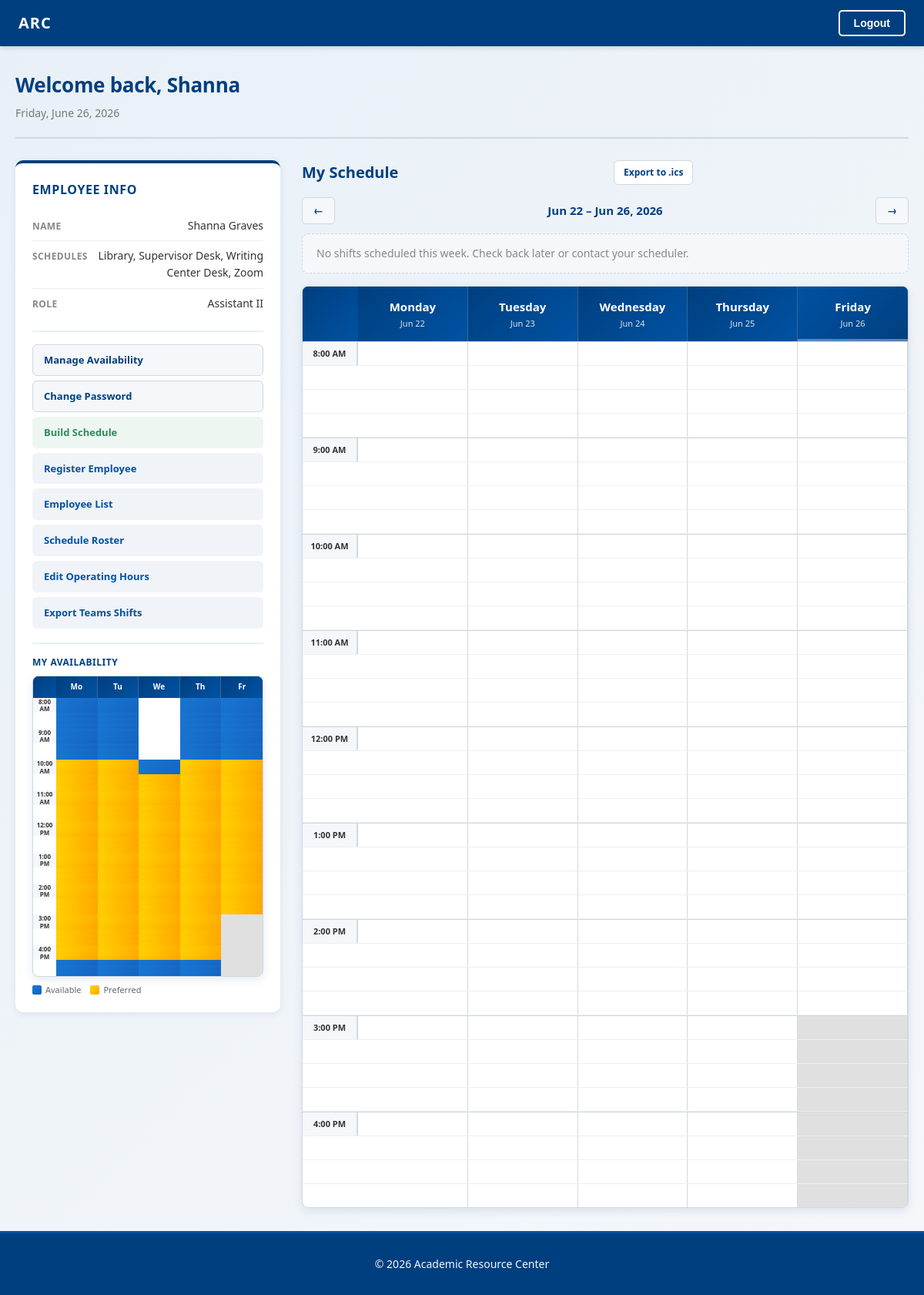
Before: / (signed in) with the older database file.
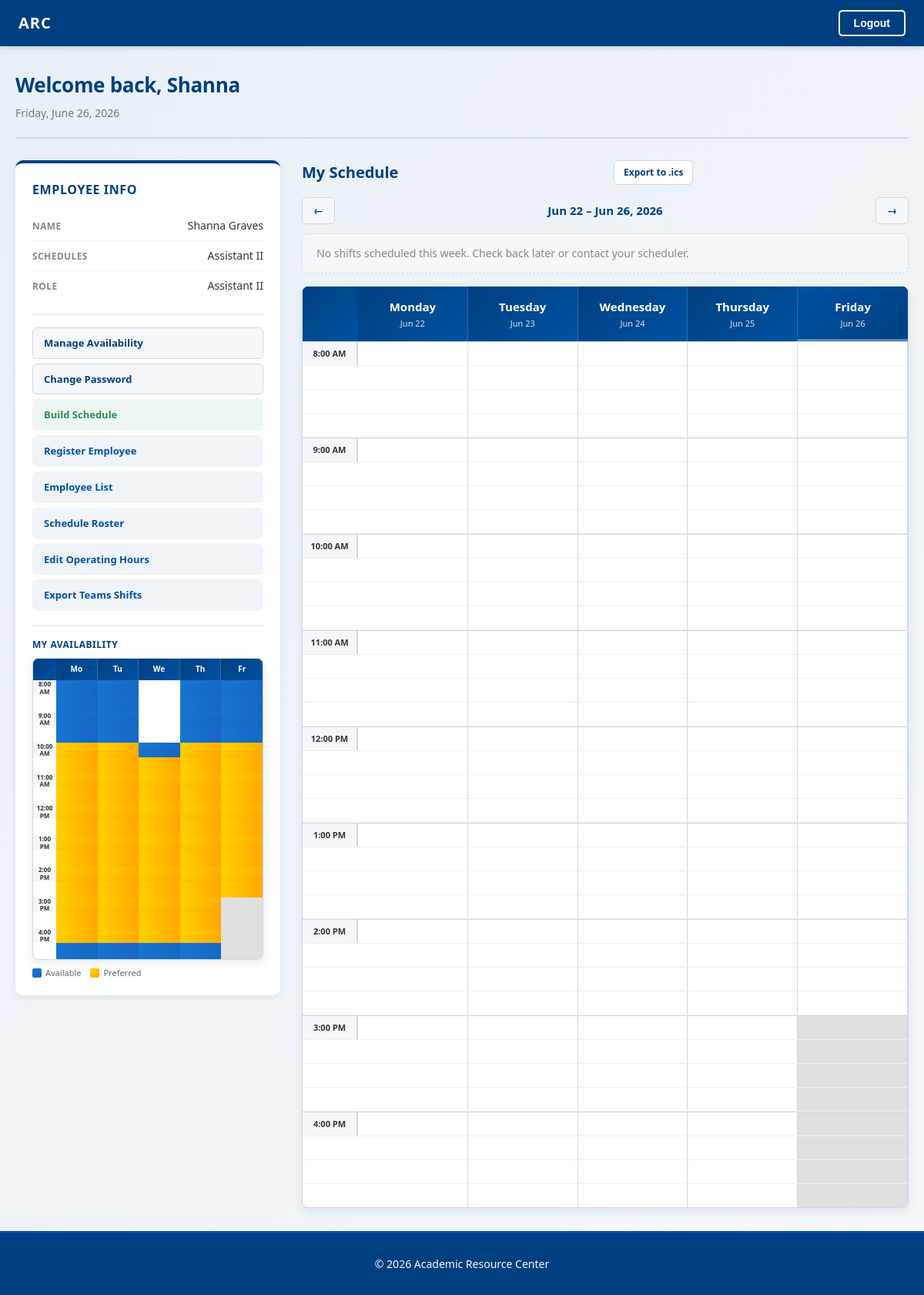
After: the same page with the newer database file.
### account/models.py (models this page shows)
class Employee(AbstractUser):
    class Role(models.TextChoices):
        ASSISTANT_I = 'ASSISTANT_I', 'Assistant I'
        ASSISTANT_II = 'ASSISTANT_II', 'Assistant II'
        TUTOR = 'TUTOR', 'Tutor'
    birthdate = models.DateField(null=True, blank=True)
    part_time = models.BooleanField(default=True)
    role = models.CharField(
        max_length=20,
        choices=Role.choices,
        default=Role.TUTOR,
    )
    is_admin = models.BooleanField(default=False)

### scheduling/models.py (models this page shows)
class Schedule(models.Model):
    name = models.CharField(max_length=100, unique=True)
    color = models.CharField(max_length=7, default='#003F7F')
    schedulers = models.ManyToManyField(
        settings.AUTH_USER_MODEL,
        blank=True,
        related_name='scheduler_of'
    )
    members = models.ManyToManyField(
        settings.AUTH_USER_MODEL,
        blank=True,
        related_name='member_of'
    )
    def __str__(self):
        return self.name

### dashboard/views.py (the view)
# urls.py: path('', views.dashboard, name='dashboard'),
@login_required
def dashboard(request):
    today = date.today()
    week_param = request.GET.get('week')
    if week_param:
        week_start = parse_date(week_param)
        if not week_start:
            week_start = _week_start(today)
    else:
        week_start = _week_start(today)
    week_dates = [week_start + timedelta(days=i) for i in range(5)]  # Mon–Fri
    prev_week = (week_start - timedelta(weeks=1)).isoformat()
    next_week = (week_start + timedelta(weeks=1)).isoformat()
    schedule_entries = list(
        ScheduleEntry.objects.filter(
            user=request.user,
            date__in=week_dates
        ).select_related('schedule').order_by('date', 'start_time')
    )
    seen_schedules = {}
    for e in schedule_entries:
        if e.schedule_id not in seen_schedules:
            seen_schedules[e.schedule_id] = {'label': e.schedule.name, 'color': e.schedule.color}
    schedule_legend = list(seen_schedules.values())
    day_hours = {}
    for d in week_dates:
        start, end, closed = _get_operating_hours_for_date(d)
        day_hours[d] = {'start': start, 'end': end, 'closed': closed}
    open_hours = [(h['start'], h['end']) for h in day_hours.values() if not h['closed'] and h['start']]
    if open_hours:
        grid_start = min(h[0] for h in open_hours)
        grid_end = max(h[1] for h in open_hours)
    else:
        grid_start = time(8, 0)
        grid_end = time(17, 0)
    slots = _build_time_slots(grid_start, grid_end)
    avail_list = list(WeeklyAvailability.objects.filter(user=request.user))
    grid = []
    for slot in slots:
        row = {
            'time': slot,
            'display': _slot_display(slot),
            'show_label': slot.minute == 0,
            'schedule': {},
            'avail': {},
        }
        for d in week_dates:
            dh = day_hours[d]
            in_hours = (
                not dh['closed']
                and dh['start'] is not None
                and dh['start'] <= slot < dh['end']
            )
            blocks = [
                e for e in schedule_entries
                if e.date == d and e.start_time <= slot < e.end_time
            ]
            row['schedule'][d.isoformat()] = {'in_hours': in_hours, 'blocks': blocks, 'closed': dh['closed']}
            dow = _DOW_CODE.get(d.weekday(), '')
            avail_type = ''
            if in_hours:
                for a in avail_list:
                    if a.day_of_week == dow and a.start_time <= slot < a.end_time:
                        avail_type = a.availability_type
                        break
            row['avail'][d.isoformat()] = {'in_hours': in_hours, 'type': avail_type}
        grid.append(row)
    avail_days = [
        ('MON', 'Monday'), ('TUE', 'Tuesday'), ('WED', 'Wednesday'),
        ('THU', 'Thursday'), ('FRI', 'Friday'),
    ]
    avail_operating_hours = {}
    for day_code, _ in avail_days:
        oh, _ = OperatingHours.objects.get_or_create(
            day_of_week=day_code,
            defaults={'start_time': time(8, 0), 'end_time': time(17, 0)},
        )
        avail_operating_hours[day_code] = {'start': oh.start_time, 'end': oh.end_time}
    avail_grid_start = min(v['start'] for v in avail_operating_hours.values())
    avail_grid_end = max(v['end'] for v in avail_operating_hours.values())
    avail_slots = _build_time_slots(avail_grid_start, avail_grid_end)
    avail_grid = []
    for slot in avail_slots:
        row = {'time': slot, 'display': _slot_display(slot), 'show_label': slot.minute == 0, 'days': {}}
        for day_code, _ in avail_days:
            oh = avail_operating_hours[day_code]
            in_hours = oh['start'] <= slot < oh['end']
            cell_type = ''
            if in_hours:
                for a in avail_list:
                    if a.day_of_week == day_code and a.start_time <= slot < a.end_time:
                        cell_type = a.availability_type
                        break
            row['days'][day_code] = {'type': cell_type, 'in_hours': in_hours}
        avail_grid.append(row)
    days_display = []
    for d in week_dates:
        days_display.append({
            'date': d,
            'date_iso': d.isoformat(),
            'label_full': d.strftime('%A'),
            'label_short': d.strftime('%a'),
            'label_num': d.strftime('%-d'),
            'month_abbr': d.strftime('%b'),
            'is_today': d == today,
            'closed': day_hours[d]['closed'],
        })
    return render(request, 'dashboard/dashboard.html', {
        'grid': grid,
        'days_display': days_display,
        'avail_grid': avail_grid,
        'avail_days': avail_days,
        'has_schedule': bool(schedule_entries),
        'schedule_legend': schedule_legend,
        'week_start': week_start,
        'week_end': week_dates[-1],
        'week_label': f"{week_start.strftime('%b %-d')} – {week_dates[-1].strftime('%b %-d, %Y')}",
        'prev_week': prev_week,
        'next_week': next_week,
        'today': today,
    })

### account/templatetags/custom_filters.py (called while the page is built)
@register.filter
def dict_lookup(dictionary, key):
    if dictionary is None:
        return None
    return dictionary.get(key, [])

### dashboard/views.py (called while the page is built)
def _build_time_slots(start_time, end_time):
    slots = []
    current = start_time
    while current < end_time:
        slots.append(current)
        total = current.hour * 60 + current.minute + 15
        current = time(total // 60, total % 60)
    return slots

def _slot_display(t):
    h, m = t.hour, t.minute
    if h == 0:
        return f"12:{m:02d} AM"
    elif h < 12:
        return f"{h}:{m:02d} AM"
    elif h == 12:
        return f"12:{m:02d} PM"
    else:
        return f"{h - 12}:{m:02d} PM"

def _week_start(d):
    return d - timedelta(days=d.weekday())

### dashboard/templates/dashboard/dashboard.html (shortened to what the changed rows need)
{% extends "dashboard/base.html" %}
{% load custom_filters %}
{% block content %}
<div class="dashboard-container">
  <div class="dashboard-header">
    <div>
      <h1 class="dashboard-title">Welcome back, {{ user.first_name }}</h1>
      <p class="dashboard-subtitle">{% now "l, F j, Y" %}</p>
    </div>
  </div>
  <div class="employee-info">
    <div class="info-section">
      <h2>Employee Info</h2>
      <div class="info-fields">
        <p><span class="info-label">Name</span><span class="info-value">{{ user.first_name }} {{ user.last_name }}</span></p>
        <p><span class="info-label">Schedules</span><span class="info-value">{{ user.member_of.all|join:", " }}</span></p>
        <p><span class="info-label">Role</span><span class="info-value">{{ user.get_role_display }}</span></p>
      </div>
    </div>
    <div class="calendar-section">
      <div class="schedule-header">
        <h2>My Schedule</h2>
      </div>
    </div>
  </div>
</div>
{% endblock %}

Changed rows visible on the page:
changed Employee "Shanna": member_of.all "Library, Supervisor Desk, Writing Center Desk, Zoom" → "Assistant II"
